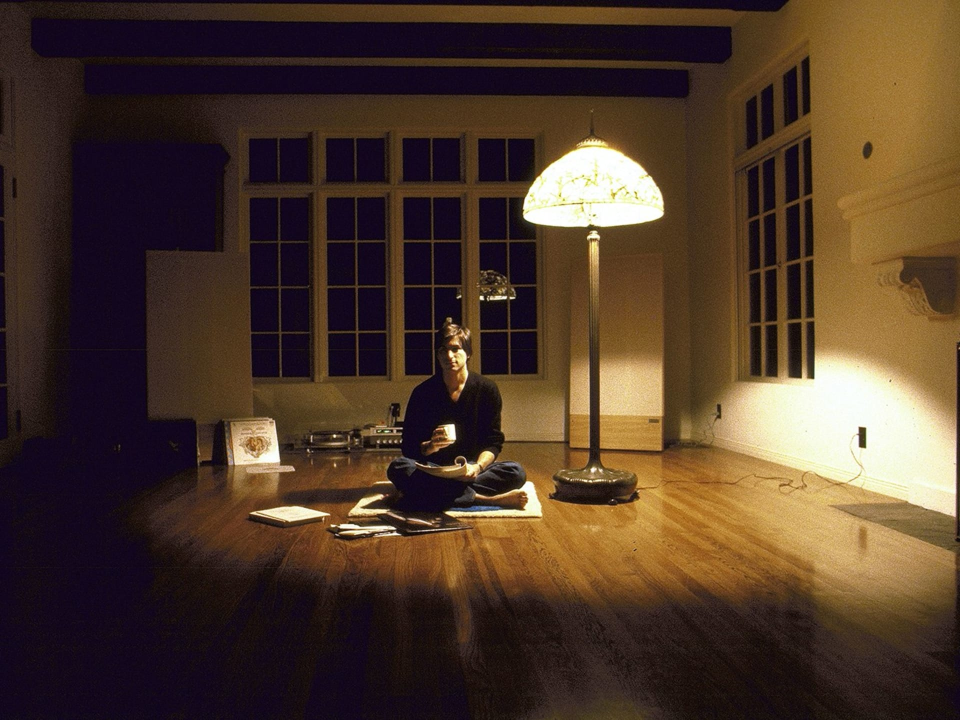
#> input picture TEMP_Steve_and_Tiffany_lamp_Diana_Walker_x75sqx.jpg, 1920 x 1440 px (shown at 1/2 size)
$ python grayscale.py TEMP_Steve_and_Tiffany_lamp_Diana_Walker_x75sqx.jpg public/img/lamp.webp
#> lines starting #> are read from the running program, lines starting #| are printed output that depends on the picture
#> in main, im is the input picture: PIL image 1920x1440 RGB; mean R, G, B 77.8, 57.2, 42.4
#!/usr/bin/env python3
"""把一张图转成黑白，输出 webp 到 public/img/。

灰度算法刻意用 BT.709 亮度权重（0.2126 / 0.7152 / 0.0722）——
与 CSS `filter: grayscale(100%)` 用的是同一套矩阵，所以"烤进文件"与"交给 CSS"
两条路得到的是同一个像素值：页面上无论走哪条，都不会差一档灰。
（Pillow 自带的 convert('L') 用的是 BT.601，与 CSS 差几级灰，故不用它。）

曲线也对齐站点里已有的两条 filter：
  hero    —— .hero-image     grayscale(100%) contrast(1.05)
  archive —— .archive::before grayscale(100%) contrast(1.3) brightness(0.88)
CSS 的 contrast(k) 是 (v - 127.5) * k + 127.5、brightness(k) 是 v * k，
与 PIL 的 ImageEnhance.Contrast / Brightness 算法逐值相同，所以等价可验证。

用法：
  python tools/grayscale.py <源图> [输出路径] [--preset flat|hero|archive] [--quality 88] [--max-width 1600]

  flat    （默认）只转灰，不动曲线。页面上的 contrast 仍由 CSS 负责 ——
           与首图、档案馆照片的做法一致：仓库里放彩色（或已转灰的）原图，
           观感由 CSS 统一给。烤了 flat 再挂 CSS filter，结果与不烤完全相同。
  hero    转灰 + contrast 1.05                —— 与 .hero-image 等价。烤完 CSS 不要再挂 filter
  archive 转灰 + contrast 1.3 + brightness 0.88 —— 与 .archive::before 等价

例：
  python tools/grayscale.py TEMP_Steve_and_Tiffany_lamp_Diana_Walker_x75sqx.jpg public/img/lamp.webp
"""

import argparse
import re
from pathlib import Path

from PIL import Image, ImageEnhance, ImageMath

ROOT = Path(__file__).resolve().parent.parent
IMG_DIR = ROOT / "public" / "img"


def to_gray(im):
    """BT.709 亮度转灰，与 CSS grayscale(100%) 同一套权重。"""
    rgb = im.convert("RGB")
    r, g, b = rgb.split()
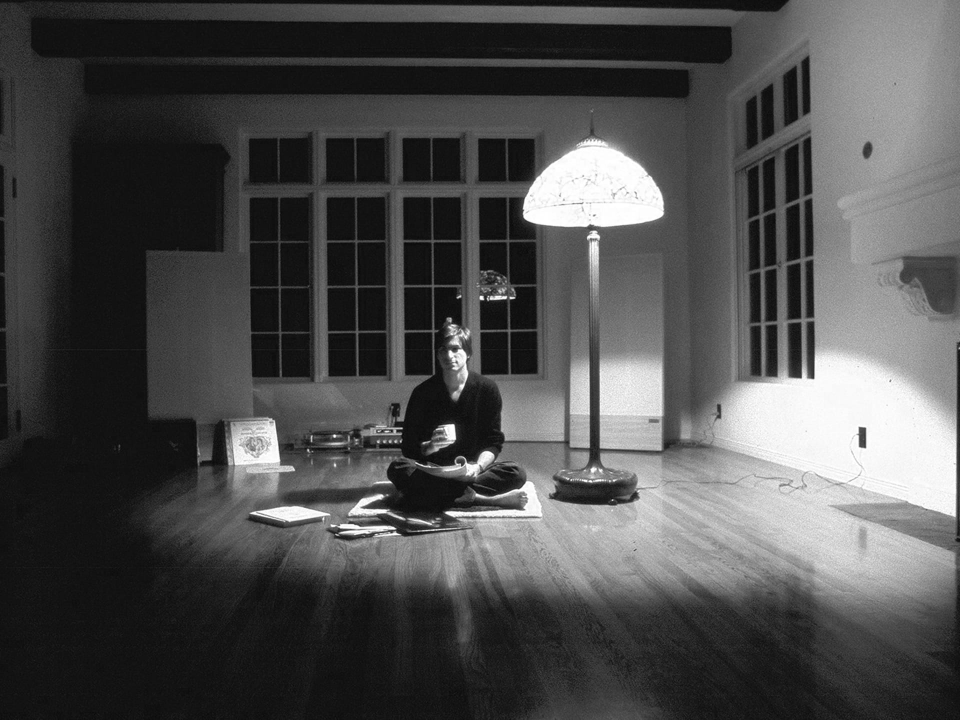
#> r: PIL image 1920x1440 L (shown at 1/2 size); min 0, max 255, mean 77.8
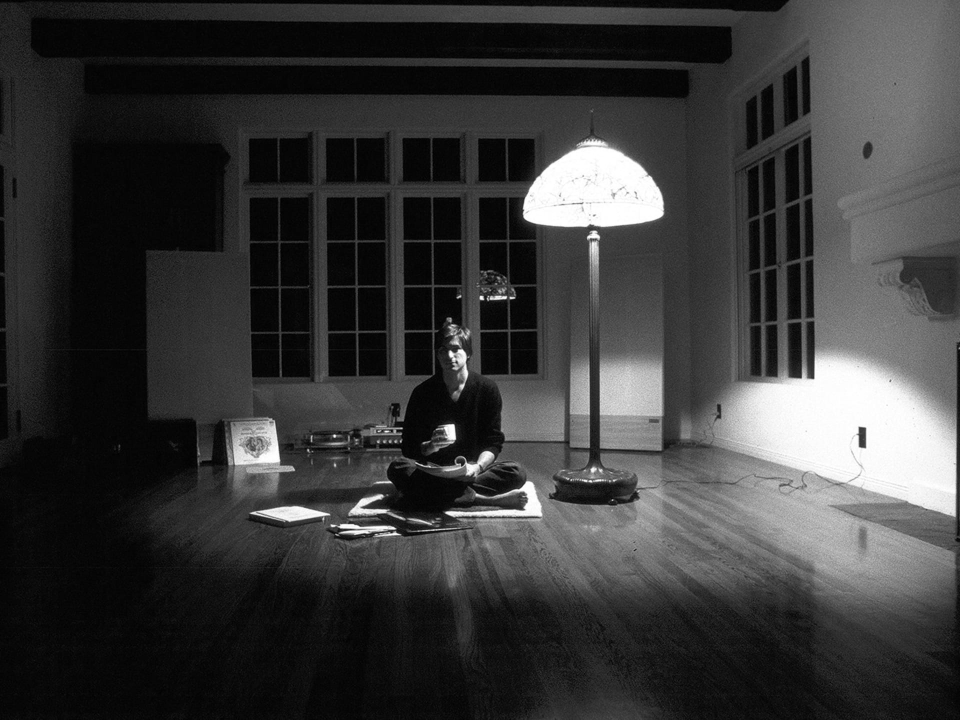
#> g: PIL image 1920x1440 L (shown at 1/2 size); min 0, max 255, mean 57.2
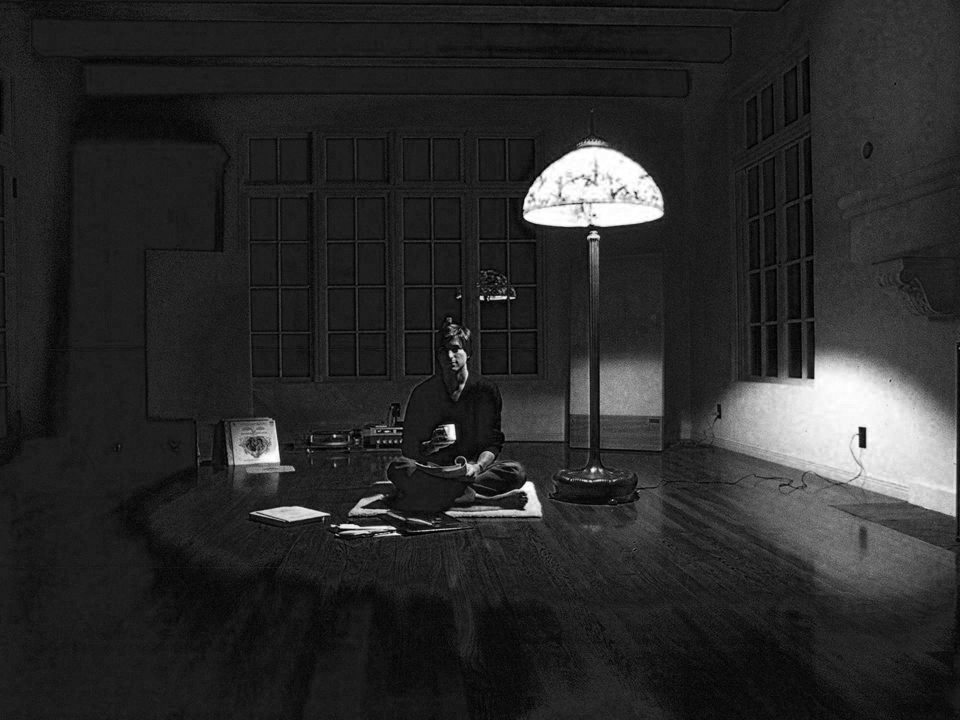
#> b: PIL image 1920x1440 L (shown at 1/2 size); min 0, max 255, mean 42.4
    try:
        # 整数运算避免浮点误差：2126*255 + 7152*255 + 722*255 = 10000*255，32 位放得下
        lum = ImageMath.eval(
            "convert((2126 * r + 7152 * g + 722 * b) // 10000, 'L')", r=r, g=g, b=b
        )
    except Exception:
        # 兜底：Pillow 自带转灰（BT.601）。差几级灰，但不会让脚本失败
        lum = rgb.convert("L")
    return lum


def apply_preset(gray, preset):
    if preset == "hero":
        return ImageEnhance.Contrast(gray).enhance(1.05)
    if preset == "archive":
        g = ImageEnhance.Contrast(gray).enhance(1.30)
        return ImageEnhance.Brightness(g).enhance(0.88)
    return gray


def default_out(src):
    """TEMP_xxx_name_x75sqx.jpg → public/img/xxx_name.webp（去掉临时前缀与随机后缀）"""
    stem = re.sub(r"_x[0-9a-z]{4,}$", "", re.sub(r"^TEMP_", "", src.stem, flags=re.I))
    return IMG_DIR / (stem + ".webp")


def main():
    ap = argparse.ArgumentParser(description="按站点既有灰度参数把图片转成黑白")
    ap.add_argument("src", type=Path, help="源图路径")
    ap.add_argument("out", type=Path, nargs="?", help="输出路径，默认 public/img/<源图名>.webp")
    ap.add_argument("--preset", choices=["flat", "hero", "archive"], default="flat")
    ap.add_argument("--quality", type=int, default=88, help="webp 质量，默认 88")
    ap.add_argument("--max-width", type=int, help="长边超过此值时等比缩到该宽度")
    args = ap.parse_args()

    src = args.src if args.src.is_absolute() else ROOT / args.src
    if not src.exists():
        raise SystemExit("找不到源图：" + str(src))

    out = args.out if args.out is not None else default_out(src)
    out = out if out.is_absolute() else ROOT / out
    out.parent.mkdir(parents=True, exist_ok=True)

    im = Image.open(src)
    gray = to_gray(im)

    if args.max_width and gray.width > args.max_width:
        ratio = args.max_width / gray.width
        gray = gray.resize((args.max_width, round(gray.height * ratio)), Image.LANCZOS)

    gray = apply_preset(gray, args.preset)

    gray.save(out, "WEBP", quality=args.quality)
    print("已输出 " + str(out) + f"（{gray.width}×{gray.height}，preset={args.preset}）")
#| 已输出 public/img/lamp.webp（1920×1440，preset=flat）


if __name__ == "__main__":
    main()
